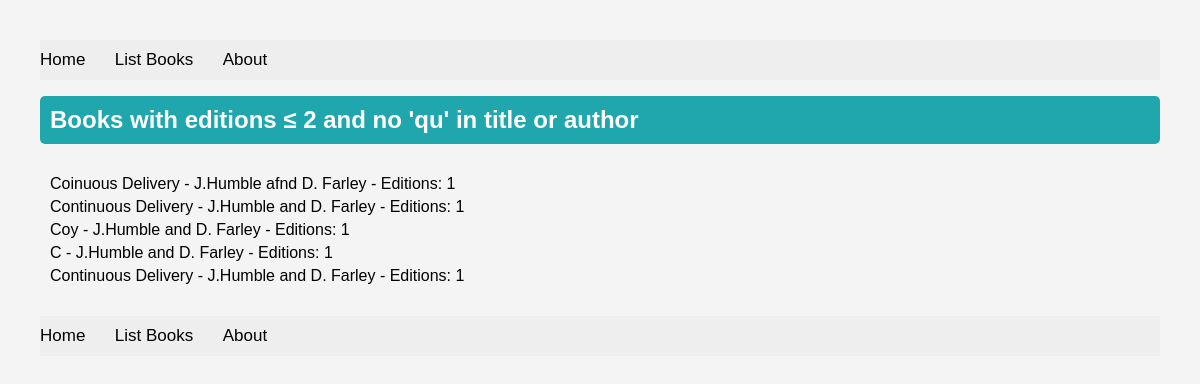
The app's page /books/lab8/task3 with its own data.
### apps/bookmodule/models.py (models this page shows)
class Book(models.Model):
    title = models.CharField(max_length = 50)
    author = models.CharField(max_length = 50)
    price = models.FloatField(default = 0.0)
    edition = models.SmallIntegerField(default = 1)

### apps/bookmodule/views.py (the view)
# urls.py: path('lab8/task3',views.lab8_task3,name="Lab8_Task3"),
def lab8_task3(request):
    mybooks = Book.objects.filter(~Q(edition__gt = 2) & (~Q(title__icontains='qu')|~Q(author__icontains='qu')))
    return render(request, 'bookmodule/lab8/task3.html',{'books':mybooks})

### apps/templates/bookmodule/lab8/task3.html (shortened to what this page needs)
{% extends "layouts/base.html" %}
{% load static %}
{% block content %}
    <h1>Books with editions ≤ 2 and no 'qu' in title or author</h1>
    <ul>
        {% for book in books %}
            <li>{{ book.title }} - {{ book.author }} - Editions: {{ book.edition }}</li>
        {% endfor %}
    </ul>
    {% endblock content %}

### apps/static/styles.css (style rules this page uses)
h1 { background-color: #f4f4d4; color: green; padding: 15px; font-size: 24px; font-family: Arial, sans-serif; }
body { font-family: Arial, sans-serif; background-color: #f4f4f4; margin: 0; padding: 20px; }
h1 { color: #fff; background-color: #20a7ae; padding: 10px; border-radius: 5px; }
ul { list-style-type: none; padding: 10px; }
li { margin: 5px 0; }
body { font-family: Arial, sans-serif; margin: 20px; background-color: #f4f4f4; }

### records on screen
Book: title "Coinuous Delivery", author "J.Humble afnd D. Farley", edition "1"
Book: title "Continuous Delivery", author "J.Humble and D. Farley", edition "1"
Book: title "Coy", author "J.Humble and D. Farley", edition "1"
Book: title "C", author "J.Humble and D. Farley", edition "1"
Book: title "Continuous Delivery", author "J.Humble and D. Farley", edition "1"
